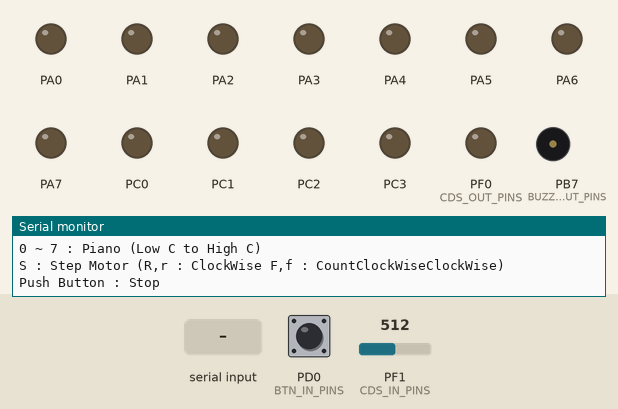
The program below on a simulated ATmega128, built with avr-gcc and emulated at 7.3728 MHz. Shown: output pins drawn as LEDs (lit = HIGH), buzzer (waves = sounding), the last lines printed to the serial monitor. The test bench sets the inputs (shaded band); at power-on: PD0 (BTN_IN_PINS) LOW, PF1 (CDS_IN_PINS) = 512.

Above: at 1.2 s.
1.3 s: byte 108 (INPUT_KEY_LED_LOWER) received over Serial
At 1.7 s:
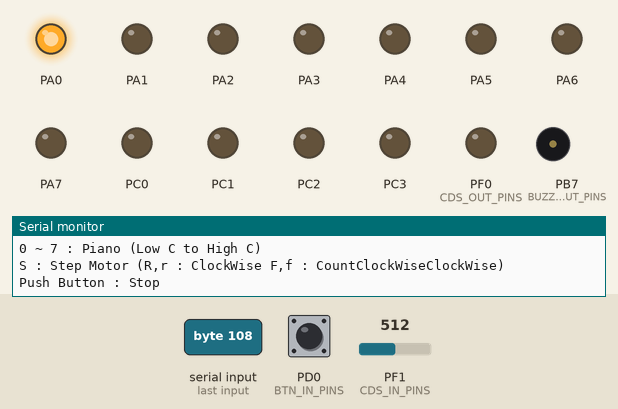
4.3 s: PD0 (BTN_IN_PINS) pulled HIGH for 0.15 s
At 5.0 s:
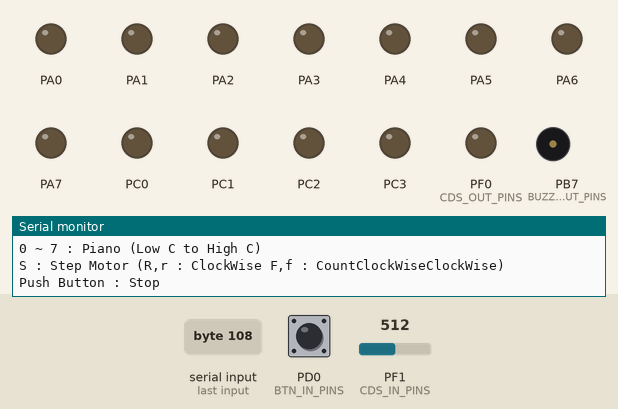
5.9 s: byte 99 (INPUT_KEY_CDS_LOWER) received over Serial
At 7.0 s:
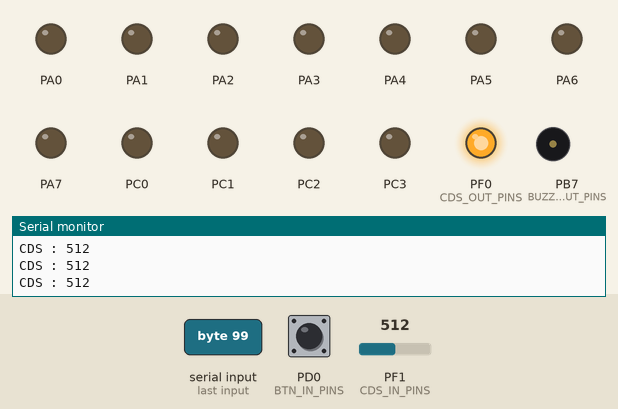
7.4 s: PD0 (BTN_IN_PINS) pulled HIGH for 1 s
At 8.0 s:
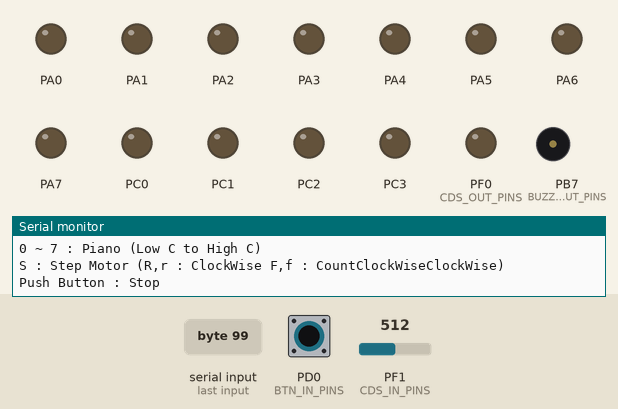
9.9 s: "1" received over Serial
At 11.2 s:
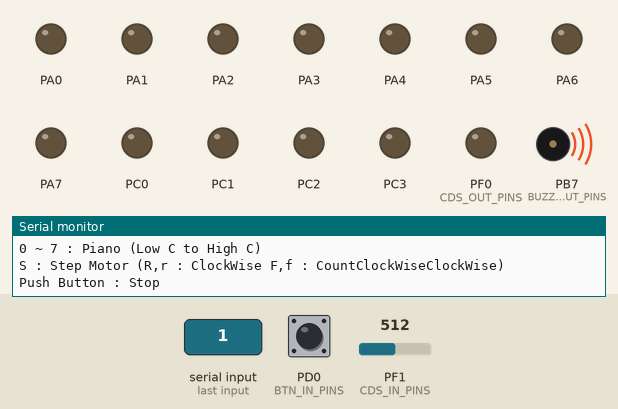
Timing chart, 0 to 12.4 s (numbered marks = the images above; inputs shaded):
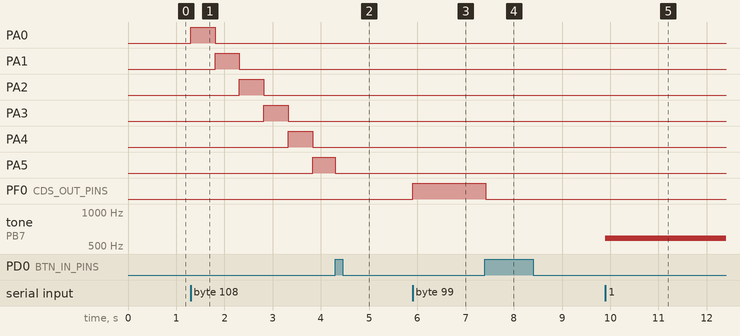

The program:

main.c
```c
/*
* Test.c
*
* Created: 2020-06-18 오전 10:14:59
* Author : Karunio
*	L : LED -> 좌우로 500ms 이동
C : CDS -> 값을 시리얼로 출력
0 ~ 7   -> buzzor음계
S       -> StepMortor (f 정방향, r 역방향)
push button -> 인터럽트 모든행동 종료
*/

#include <avr/io.h>
#include <util/delay.h>
#include <avr/interrupt.h>
#include <stdio.h>
#include <stdbool.h>

#define LED_PIN			DDRA
#define LED_OUT			PORTA
#ifdef	LED_PIN
	#define LED_PIN_MODE	0xFF
#endif
#define LED_RIGHT		0
#define LED_LEFT		1

#define BTN_PIN			DDRD
#define BTN_IN			PIND
#define BTN_IN_PINS		(1 << PIND0)
#ifdef	BTN_PIN
	#ifdef BTN_IN_PINS
		#define BTN_PIN_MODE	(BTN_PIN & ~BTN_IN_PINS)
	#endif
#endif

#define CDS_PIN			DDRF
#define CDS_OUT			PORTF
#define CDS_IN_PINS		(1 << PINF1)
#define CDS_OUT_PINS	(1 << PORTF0)
#ifdef	CDS_PIN
	#ifdef	CDS_OUT_PINS
		#ifdef	CDS_IN_PINS
			#define CDS_PIN_MODE	(CDS_OUT_PINS | (CDS_PIN & ~CDS_IN_PINS))
		#endif
	#endif
#endif

#define BUZZOR_PIN		DDRB
#define BUZZOR_OUT		PORTB
#define BUZZOR_OUT_PINS	(1 << PORTB7)
#ifdef	BUZZOR_PIN
	#ifdef BUZZOR_OUT_PINS
		#define BUZZOR_PIN_MODE (BUZZOR_OUT_PINS)
	#endif
#endif
#define BUZZOR_DUTY		8

#define MOTOR_PIN		DDRC
#define MOTOR_OUT		PORTC
#define MOTOR_OUT_PINS	((1 << PORTC0) | (1 << PORTC1) | (1 << PORTC2) | (1 << PORTC3))
#ifdef	MOTOR_PIN
	#ifdef MOTOR_OUT_PINS
		#define MOTOR_PIN_MODE	MOTOR_OUT_PINS
	#endif
#endif

#define UART_PIN	DDRE
#define UART_RX_PIN	(1 << PORTE0)
#define UART_TX_PIN	(1 << PINE1)
#ifdef  UART_PIN
	#ifdef  UART_RX_PIN
		#ifdef	UART_TX_PIN
			#define UART_PIN_MODE	(UART_TX_PIN | (UART_PIN & ~(UART_RX_PIN)))
		#endif
	#endif
#endif

#define TIMER	0
#if TIMER == 0
	#define TCCR	TCCR0
	#define	PRESCALER		 (1 << CS00) | (1 << CS01) | (1 << CS02)
	#define PRESCALE_VALUE	 1024
	#define PER_INTER_MILLIS 10
	#define OUTPUT_COMPARE
	#ifdef	OUTPUT_COMPARE
		#define OCR		   OCR0
		#define TIMER_MASK (1 << OCIE0)
		#define TIMER_MODE (1 << WGM01)
		#define TIMER_FLAG (1 << OCF0)
		#define OCR_TARGET (F_CPU / PRESCALE_VALUE / 100)
		#define TIMER_INTER_VECT	TIMER0_COMP_vect
	#endif
#endif

#define BFR_MAX		16

#define INPUT_KEY_LED_UPPER		'L'
#define INPUT_KEY_LED_LOWER		'l'
#define INPUT_KEY_CDS_UPPER		'C'
#define INPUT_KEY_CDS_LOWER		'c'
#define INPUT_KEY_MEL_C_LOW		'0'
#define INPUT_KEY_MEL_D			'1'
#define INPUT_KEY_MEL_E			'2'
#define INPUT_KEY_MEL_F			'3'
#define INPUT_KEY_MEL_G			'4'
#define INPUT_KEY_MEL_A			'5'
#define INPUT_KEY_MEL_B			'6'
#define INPUT_KEY_MEL_C_HIGH	'7'
#define INPUT_KEY_MOTOR_UPPER	'S'
#define INPUT_KEY_MOTOR_LOWER	's'

SIGNAL(INT0_vect);
void LedMove();
void CdsTrans();
int GetCdsValue();
void RunBuzzor(char data);
void PlayBuzzorByMelody(const char melody);
void RunMortor();
void RunMortorByDir(const char dir);
void PutChar(const char data);
void PutString(const char *str);
char GetChar();
void FlushReceiveData();
void EnableClock();
void delay_10ms(char ten_millis);
void DisableClock();

const unsigned int melodies[] = {523, 587, 659, 698, 783, 880, 987, 1046};
const char menu[] = {"++++++ Menu ++++++\r\n"\
					 "L : LED\r\n"\
					 "C : CDS\r\n"\
					 "0 ~ 7 : Piano (Low C to High C)\r\n"\
					 "S : Step Motor (R,r : ClockWise F,f : CountClockWiseClockWise)\r\n"\
					 "Push Button : Stop\r\n"};

volatile bool activate = false;
volatile bool isSendMenu = false;
volatile char timerCnt = 0;

int main(void)
{
	// 각 핀 입출력 설정
	LED_PIN = LED_PIN_MODE;
	BTN_PIN = BTN_PIN_MODE;
	CDS_PIN = CDS_PIN_MODE;
	MOTOR_PIN = MOTOR_PIN_MODE;
	UART_PIN = UART_PIN_MODE;

	// 인터럽트 설정
	EIMSK = (1 << INT0);
	EICRA = (1 << ISC00) | (1 << ISC01);
	EIFR |= (1 << INTF0);

	// A/D 컨버터 설정
	ADMUX = (1 << MUX0);
	ADCSRA = (1 << ADEN) | (1 << ADPS2) | (1 << ADPS1);

	// UART 통신 설정
	UCSR0A = 0x00;
	UCSR0B = (1 << RXEN0) | (1 << TXEN0);
	UCSR0C = (1 << UCSZ01) | (1 << UCSZ00);
	UBRR0H = 0x00;
	UBRR0L = 0x03;

	// 부저 PWM 설정
	TCCR1A |= (1 << COM1C1) | (1 << WGM31);
	TCCR1B |= (1 << WGM33) | (1 << WGM32) | (1 << CS30);
	TCCR1C = 0x00;
	TCNT1 = 0;

	sei();
	EnableClock();
	while(1)
	{
		if(isSendMenu == false)
		{
			PutString(menu);
			isSendMenu = true;
		}

		char data = GetChar();
		switch(data)
		{
		case INPUT_KEY_LED_LOWER:
		case INPUT_KEY_LED_UPPER:
			LedMove();
		break;

		case INPUT_KEY_CDS_LOWER:
		case INPUT_KEY_CDS_UPPER:
			CdsTrans();
		break;

		case INPUT_KEY_MOTOR_LOWER:
		case INPUT_KEY_MOTOR_UPPER:
			RunMortor();
		break;

		case INPUT_KEY_MEL_C_LOW:
		case INPUT_KEY_MEL_D:
		case INPUT_KEY_MEL_E:
		case INPUT_KEY_MEL_F:
		case INPUT_KEY_MEL_G:
		case INPUT_KEY_MEL_A:
		case INPUT_KEY_MEL_B:
		case INPUT_KEY_MEL_C_HIGH:
			RunBuzzor(data);
		break;
		}
	}

}

SIGNAL(INT0_vect)
{
	cli();
	activate = false;
	isSendMenu = false;
	FlushReceiveData();
	sei();
}

SIGNAL(TIMER_INTER_VECT)
{
	cli();
	timerCnt++;
	sei();
}

void LedMove()
{
	activate = true;
	EnableClock();
	char led = 0x01;
	char ledDir = LED_LEFT;
	while(activate)
	{
		LED_OUT = led;
		if(ledDir == LED_LEFT)
		{
			led <<= 1;
		}
		else if(ledDir == LED_RIGHT)
		{
			led >>= 1;
		}

		if(led == 0x80)
		{
			ledDir = LED_RIGHT;
		}
		else if(led == 0x01)
		{
			ledDir = LED_LEFT;
		}
		delay_10ms(50);
	}
	DisableClock();
	LED_OUT = 0x00;
}

void CdsTrans()
{
	activate = true;
	char buffer[BFR_MAX];
	CDS_OUT = CDS_OUT_PINS;
	while(activate)
	{
		int cdsValue = GetCdsValue();
		sprintf(buffer, "CDS : %d\r\n", cdsValue);
		PutString(buffer);
		_delay_ms(100);
	}
	CDS_OUT = 0x00;
}

int GetCdsValue()
{
	int cdsValue = 0;

	ADCSRA |= (1 << ADSC);
	while((ADCSRA & (1 << ADIF)) == 0x00);
	cdsValue = ADC;

	return cdsValue;
}

void RunBuzzor(char data)
{
	activate = true;
	while(activate)
	{
		PlayBuzzorByMelody(data);
		data = GetChar();
	}
	BUZZOR_PIN = 0x00;
}

void PlayBuzzorByMelody(char melody)
{
	if(INPUT_KEY_MEL_C_LOW <= melody && melody <= INPUT_KEY_MEL_C_HIGH)
	{
		BUZZOR_PIN = BUZZOR_PIN_MODE;
		ICR1 = F_CPU / melodies[melody - INPUT_KEY_MEL_C_LOW];
		OCR1C = ICR1 / BUZZOR_DUTY;
	}
}

void RunMortor()
{
	activate = true;
	while(activate)
	{
		char dir = GetChar();
		RunMortorByDir(dir);
	}
	MOTOR_OUT = 0x00;
}

void RunMortorByDir(char dir)
{
	EnableClock();
	char index;
	if(dir == 'f')
	{
		index = 0x01;
		while(activate && index != 0x10)
		{
			MOTOR_OUT = index;
			index <<= 1;
			delay_10ms(1);
		}
	}
	else if(dir == 'r')
	{
		index = 0x80;
		while(activate && index != 0x00)
		{
			MOTOR_OUT = index;
			index >>= 1;
			delay_10ms(1);
		}
	}
	DisableClock();
}

void PutChar(const char data)
{
	while((UCSR0A & (1 << UDRE0)) == 0x00)
	{
	}
	UDR0 = data;
	UCSR0A |= (1 << UDRE0);
}

void PutString(const char *str)
{
	char index = 0;
	while(str[index] != '\0')
	{
		PutChar(str[index++]);
	}
}

char GetChar()
{
	char data = NULL;
	while((UCSR0A & (1 << RXC0)) == (1 << RXC0))
	{
		data = UDR0;
		return data;
	}
	return data;
}

void FlushReceiveData()
{
	char flush;
	while((UCSR0A & (1 << RXC0)) == (1 << RXC0))
	{
		flush = UDR0;
	}
	UCSR0A |= (1 << RXC0);
}

void EnableClock()
{
	TCCR = TIMER_MODE | PRESCALER;
	TIMSK = TIMER_MASK;
	OCR = OCR_TARGET;
	TIFR |= TIMER_FLAG;
}

void delay_10ms(char ten_millis)
{
	timerCnt = 0;
	while(activate && timerCnt < ten_millis);
	timerCnt = 0;
}

void DisableClock()
{
	TIMSK &= ~(TIMER_MASK);
}
```

Measured:
- after the input at 1.3 s, PA0: LOW → HIGH at once, → LOW 0.50 s later; PA1: LOW → HIGH after 0.50 s, → LOW 0.51 s later; PA2: LOW → HIGH after 1.0 s, → LOW 0.51 s later; PA3: LOW → HIGH after 1.5 s, → LOW 0.51 s later; PA4: LOW → HIGH after 2.0 s, → LOW 0.51 s later
- after the input at 4.3 s, PA6: stops changing and stays LOW; PA7: stays LOW (without the input it goes to HIGH after 0.55 s)
- after the input at 5.9 s, PF0 (CDS_OUT_PINS): LOW → HIGH at once
- after the input at 7.4 s, PF0 (CDS_OUT_PINS): HIGH → LOW at once
- after the input at 9.9 s, tone on PB7 (BUZZOR_OUT_PINS): silent → 587 Hz at once
